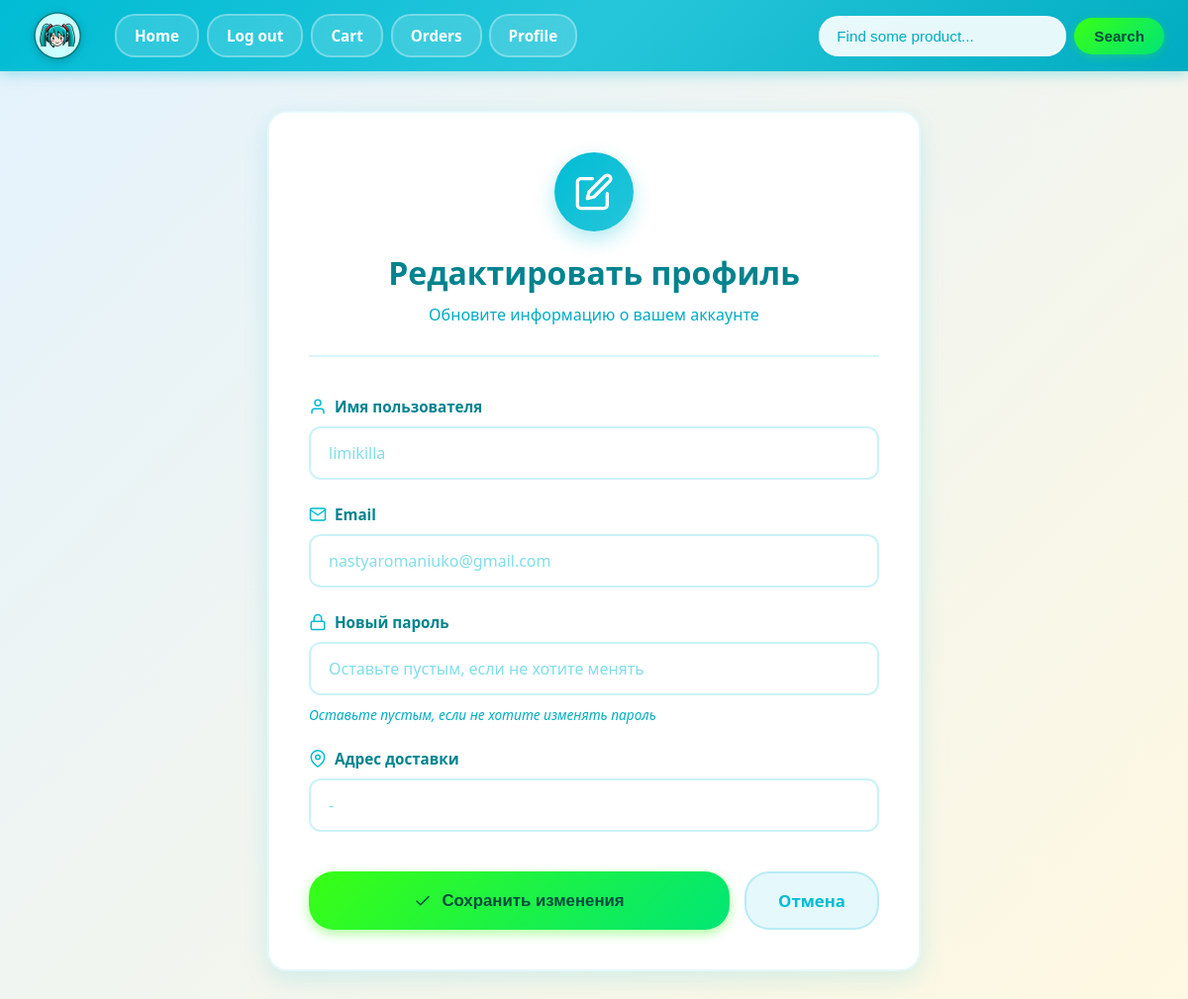
The page /profile/edit (signed in) on the database its author committed.
### internet_shop/models.py (models this page shows, shortened)
class MyUser(AbstractBaseUser):
    username = models.CharField(max_length=50, unique=True)
    email = models.EmailField(
        verbose_name="email address",
        max_length=255,
        unique=True,
    )
    adress = models.CharField(max_length=500, blank=True)
    is_active = models.BooleanField(default=True)
    is_admin = models.BooleanField(default=False)
    objects = MyUserManager()
    USERNAME_FIELD = "username"
    EMAIL_FIELD = "email"
    REQUIRED_FIELDS = ["email", "adress"]

### internet_shop/views.py (the view, shortened to what this page needs)
# urls.py: path('profile/edit', ProfileEditView.as_view(), name="edit_page"),
class ProfileEditView(LoginRequiredMixin, View):
    login_url = 'login'
    def get(self, request):
        return render(request, "shop/profile_edit.html")

### templates/shop/profile_edit.html (shortened to what this page needs)
<!DOCTYPE html>
{% load static %}
<html lang="ru">
    <head>
        <link rel="stylesheet" href="{% static 'style/base.css' %}">
    </head>
    <body>
        {% include 'nav_panel.html' %}
        <main class="edit-profile-container">
            <div class="edit-profile-card">
                <div class="edit-header">
                    <div class="edit-icon">
                        <svg xmlns="http://www.w3.org/2000/svg" viewBox="0 0 24 24" fill="none" stroke="currentColor" stroke-width="2" stroke-linecap="round" stroke-linejoin="round">
                            <path d="M11 4H4a2 2 0 0 0-2 2v14a2 2 0 0 0 2 2h14a2 2 0 0 0 2-2v-7"></path>
                            <path d="M18.5 2.5a2.121 2.121 0 0 1 3 3L12 15l-4 1 1-4 9.5-9.5z"></path>
                        </svg>
                    </div>
                    <h1>Редактировать профиль</h1>
                    <p class="edit-subtitle">Обновите информацию о вашем аккаунте</p>
                </div>
                <form method="post" class="edit-form">
                    <div class="form-group">
                        <label for="username">
                            <svg xmlns="http://www.w3.org/2000/svg" width="18" height="18" viewBox="0 0 24 24" fill="none" stroke="currentColor" stroke-width="2" stroke-linecap="round" stroke-linejoin="round">
                                <path d="M20 21v-2a4 4 0 0 0-4-4H8a4 4 0 0 0-4 4v2"></path>
                                <circle cx="12" cy="7" r="4"></circle>
                            </svg>
                            Имя пользователя
                        </label>
                        <input
                            type="text"
                            id="username"
                            name="username"
                            placeholder="{{ request.user.username }}"
                            class="form-input"
                        >
                    </div>
                    <div class="form-group">
                        <label for="email">
                            Email
                        </label>
                        <input
                            type="email"
                            id="email"
                            name="email"
                            placeholder="{{ request.user.email }}"
                            class="form-input"
                        >
                    </div>
                    <div class="form-group">
                        <label for="password">
                            <svg xmlns="http://www.w3.org/2000/svg" width="18" height="18" viewBox="0 0 24 24" fill="none" stroke="currentColor" stroke-width="2" stroke-linecap="round" stroke-linejoin="round">
                                <rect x="3" y="11" width="18" height="11" rx="2" ry="2"></rect>
                                <path d="M7 11V7a5 5 0 0 1 10 0v4"></path>
                            </svg>
                            Новый пароль
                        </label>
                        <input
                            type="password"
                            id="password"
                            name="password"
                            placeholder="Оставьте пустым, если не хотите менять"
                            class="form-input"
                        >
                        <span class="form-hint">Оставьте пустым, если не хотите изменять пароль</span>
                    </div>
                    <div class="form-group">
                        <label for="adress">
                            <svg xmlns="http://www.w3.org/2000/svg" width="18" height="18" viewBox="0 0 24 24" fill="none" stroke="currentColor" stroke-width="2" stroke-linecap="round" stroke-linejoin="round">
                                <path d="M21 10c0 7-9 13-9 13s-9-6-9-13a9 9 0 0 1 18 0z"></path>
                                <circle cx="12" cy="10" r="3"></circle>
                            </svg>
                            Адрес доставки
                        </label>
                        <input
                            type="text"
                            id="adress"
                            name="adress"
                            placeholder="{% if request.user.adress %}{{ request.user.adress }}{% else %}Введите ваш адрес{% endif %}"
                            class="form-input"
                        >
                    </div>
                    <div class="form-actions">
                        <button type="submit" class="btn-submit">
                            <svg xmlns="http://www.w3.org/2000/svg" width="18" height="18" viewBox="0 0 24 24" fill="none" stroke="currentColor" stroke-width="2" stroke-linecap="round" stroke-linejoin="round">
                                <polyline points="20 6 9 17 4 12"></polyline>
                            </svg>
                            Сохранить изменения
                        </button>
                        <a href="{% url 'profile_page' %}" class="btn-cancel">Отмена</a>
                    </div>
                </form>
            </div>
        </main>
    </body>
</html>

### static/style/base.css (style rules this page uses)
* { box-sizing: border-box; }
body { margin: 0; font-family: 'Segoe UI', Tahoma, Geneva, Verdana, sans-serif; background: linear-gradient(135deg, #e3f2fd 0%, #fff8e1 100%); }
.edit-profile-container { max-width: 700px; margin: 0 auto; padding: 40px 20px; }
.edit-profile-card { background: #fff; border-radius: 20px; padding: 40px; box-shadow: 0 8px 24px rgba(0, 188, 212, 0.15); border: 2px solid rgba(0, 188, 212, 0.1); }
.edit-header { text-align: center; margin-bottom: 40px; padding-bottom: 30px; border-bottom: 2px solid rgba(0, 188, 212, 0.15); }
.edit-icon { width: 80px; height: 80px; margin: 0 auto 20px; background: linear-gradient(135deg, #00bcd4 0%, #26c6da 100%); border-radius: 50%; display: flex; align-items: center; justify-content: center; box-shadow: 0 8px 20px rgba(0, 188, 212, 0.3); }
.edit-icon svg { width: 40px; height: 40px; color: #fff; }
.edit-header h1 { font-size: 2rem; color: #00838f; margin: 0 0 10px 0; }
.edit-subtitle { font-size: 1rem; color: #00acc1; margin: 0; }
.edit-form { display: flex; flex-direction: column; gap: 25px; }
.form-group { display: flex; flex-direction: column; gap: 10px; }
.form-group label { display: flex; align-items: center; gap: 8px; font-size: 0.95rem; font-weight: 600; color: #00838f; }
.form-group label svg { color: #00bcd4; }
.form-input { padding: 14px 18px; font-size: 1rem; border: 2px solid rgba(0, 188, 212, 0.2); border-radius: 12px; transition: all 0.3s ease; background: #fff; color: #00838f; font-family: inherit; }
.form-input::placeholder { color: #80deea; }
.form-hint { font-size: 0.85rem; color: #00acc1; font-style: italic; }
.form-actions { display: flex; gap: 15px; margin-top: 15px; }
.btn-submit { flex: 1; display: inline-flex; align-items: center; justify-content: center; gap: 10px; padding: 16px 32px; background: linear-gradient(135deg, #39ff14 0%, #00e676 100%); color: #004d40; border: none; border-radius: 25px; font-weight: 700; font-size: 1.05rem; cursor: pointer; transition: all 0.3s ease; box-shadow: 0 4px 12px rgba(57, 255, 20, 0.4); }
.btn-submit svg { width: 18px; height: 18px; }
.btn-cancel { padding: 16px 32px; background: rgba(0, 188, 212, 0.1); color: #00bcd4; text-decoration: none; border-radius: 25px; font-weight: 700; font-size: 1.05rem; transition: all 0.3s ease; border: 2px solid rgba(0, 188, 212, 0.2); display: flex; align-items: center; justify-content: center; }

### rows shown on the page
MyUser: username "limikilla", email "nastyaromaniuko@gmail.com", adress "-"
